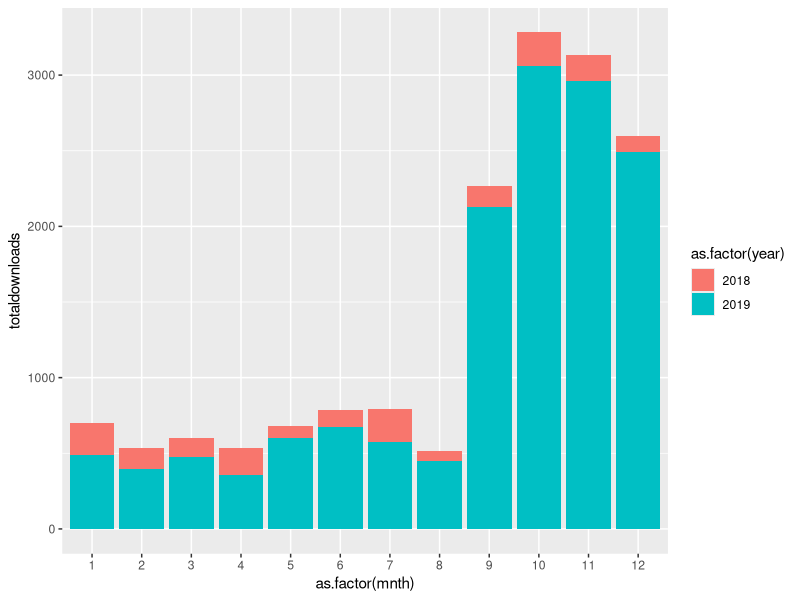
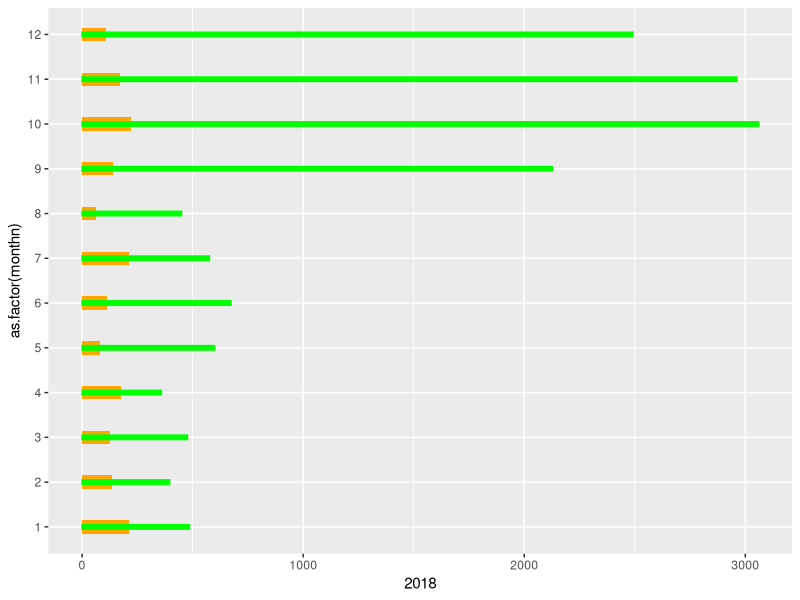

Reproduce these figures in R, in order. (Note: this script raises an error after producing the figures.)
library(tidyverse)

poptops<-read_csv(file = "./Popular_Makeover_Topics/data/downloads_by_dataset.csv")
# 
# poptops %>% 
#   group_by(year,subject) %>% 
#   summarise(totaldownloads=sum(downloads)) %>% 
#   arrange(year,desc(totaldownloads),subject)

#most popular weeks 
View(
  poptops %>% 
       group_by(year,week) %>% 
       summarise(totaldownloads=sum(downloads)) %>% 
        arrange(year,desc(totaldownloads)) %>% 
    top_n(5) %>% inner_join(y = (poptops %>% 
                                   mutate(mnth=lubridate::month(date,label=TRUE,abbr=FALSE)) %>% 
                                   select(year,week,mnth)
    ) ,by = c("year","week"))
)
  

  
  poptops %>% 
    mutate(mnth=lubridate::month(date,label=TRUE,abbr=FALSE)) %>% 
    select(year,week,mnth)


    poptops %>% 
      inner_join(y=poptops %>% 
                   mutate(mnth=lubridate::month(date)) %>% 
                   select(year,week,mnth)
      ) %>%
      group_by(year,mnth) %>% 
      summarise(totaldownloads=sum(downloads)) %>% 
      arrange(year,desc(totaldownloads)) %>% 
    top_n(5) %>% 
    mutate(bb=month.name[mnth])
  
    
  poptopsnew <- poptops %>% select(date)
    
  
  poptops %>% 
    mutate(mnth=lubridate::month(date)) %>% 
    filter(year %in% c(2018,2019)) %>% 
    filter(mnth%in% c(9,10,11,12)) %>% 
    select(subject,downloads)
  
  
  poptops %>% mutate(mnth=lubridate::month(date)) %>% group_by(year,mnth) %>% summarise(totaldownloads=sum(downloads))
  
  ggplot(poptops %>% 
           mutate(mnth=lubridate::month(date)) %>% 
           group_by(year,mnth) %>% 
           summarise(totaldownloads=sum(downloads)) %>% filter(year %in% c(2018,2019)))  +
    #geom_line(mapping = aes(x = as.factor(mnth),y = totaldownloads, group=year,color=as.factor(year))) +
    geom_bar(mapping = aes(x=as.factor(mnth),y=totaldownloads,fill=as.factor(year)),stat = "identity") 
    

  
  popnew<-poptops %>% 
    filter(year %in% c(2018,2019)) %>% 
    mutate(monthn= lubridate::month(date)) %>% 
    group_by(year,monthn) %>% 
    summarise(totdown=sum(downloads)) %>% 
    pivot_wider(id_cols = monthn,names_from = year,values_from = totdown)
  
  
  
  
  ggplot(data = popnew,mapping = aes(x=as.factor(monthn),y=`2018`))  +
    #geom_line(mapping = aes(x = as.factor(mnth),y = totaldownloads, group=year,color=as.factor(year))) +
    geom_bar(stat="identity", width = 0.3,  fill="orange") +
    geom_bar(mapping = aes(x=as.factor(monthn),y=`2019`),stat = "identity", width = 0.1,color="green",fill="green") +
    coord_flip()
  
  
  
  
  
  poptops %>% filter(year %in% c(2018,2019)) %>% 
    mutate(monthn=lubridate::month(date)) %>% 
    select(year,monthn,subject,downloads) %>% 
    arrange(year,monthn,desc(downloads)) %>% 
    group_by(year,monthn)
  
  
  popbymonth<-top_n(x= poptops %>% filter(year %in% c(2018,2019)) %>% 
          mutate(monthn=lubridate::month(date)) %>% 
          select(year,monthn,subject,downloads) %>% 
          arrange(year,monthn,desc(downloads)) %>% 
          group_by(year,monthn) ,n = 1,wt = downloads)
    
  
  popbymonth %>% 
    pivot_wider(c(subject,monthn),year,values_from = subject)
  
  poptops %>% 
    filter(year %in% c(2018,2019)) %>% 
    pivot_wider(id_cols = c(subject,downloads),names_from = "year",values_from = downloads)
  
  
  poptops %>% tidytext::unnest_tokens(input = subject )
